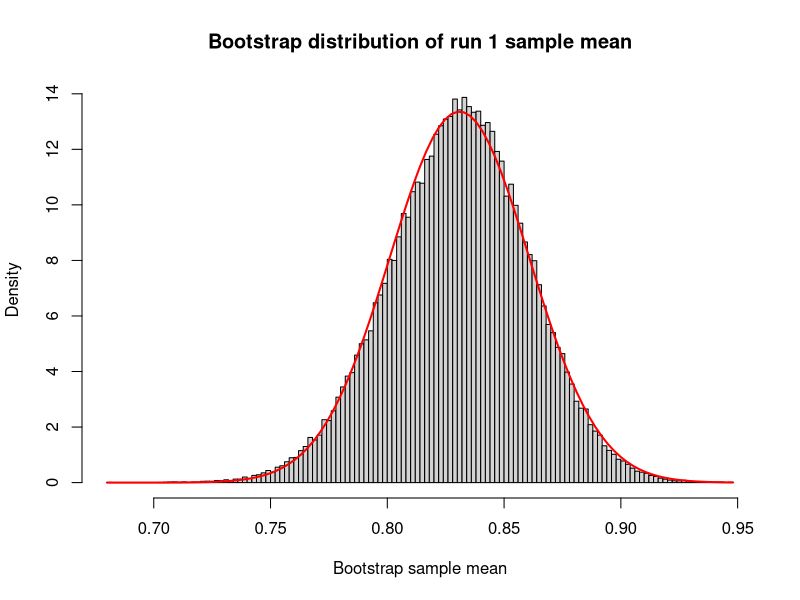
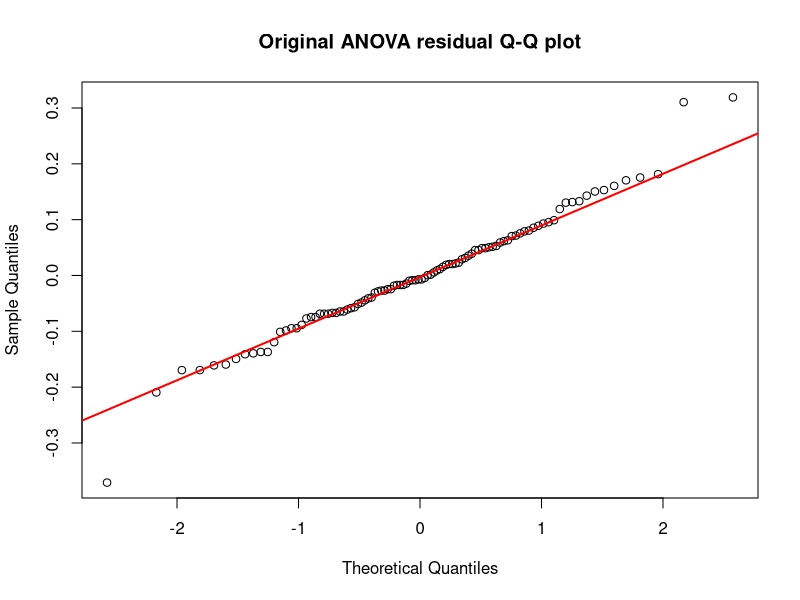
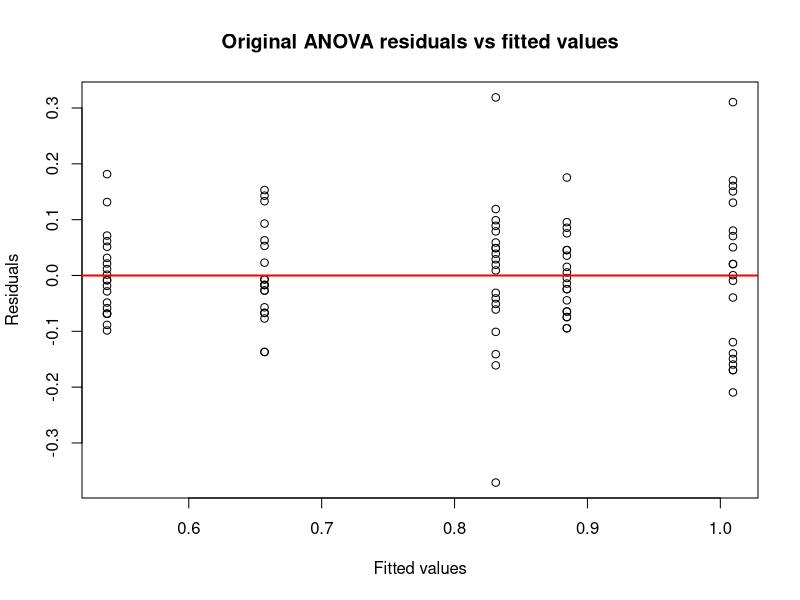
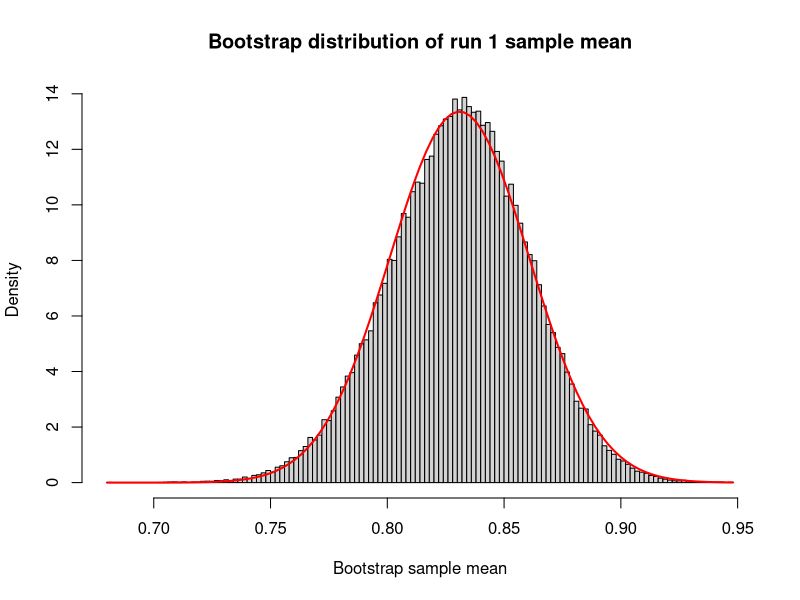
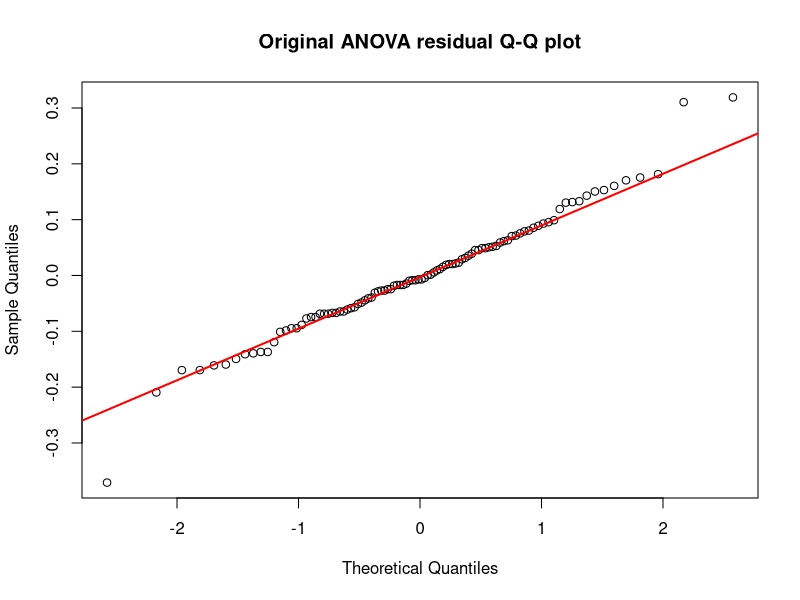
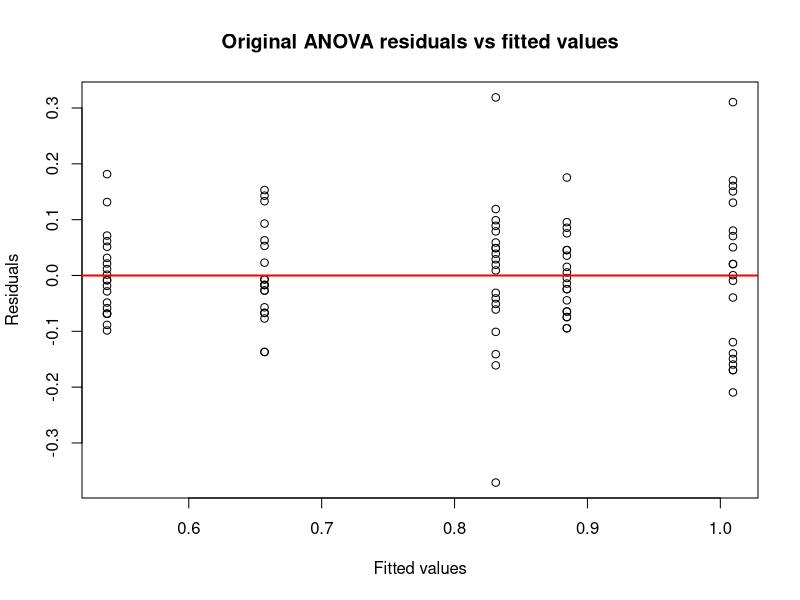

Source code (R) for these figures, in order: (Note: this script raises an error after producing the figures.)
library(MASS)
library(car)
library(emmeans)

alpha <- 0.05
show_plots <- TRUE
save_plots <- TRUE

if (!dir.exists("figures")) {
  dir.create("figures")
}

strength <- c(
  0.46, 0.67, 0.69, 0.73, 0.77, 0.78, 0.79, 0.80, 0.84, 0.85,
  0.86, 0.87, 0.88, 0.88, 0.89, 0.91, 0.92, 0.93, 0.95, 1.15,
  0.80, 0.84, 0.84, 0.85, 0.86, 0.87, 0.89, 0.97, 1.00, 1.01,
  1.03, 1.03, 1.06, 1.08, 1.09, 1.14, 1.16, 1.17, 1.18, 1.32,
  0.52, 0.52, 0.58, 0.59, 0.59, 0.60, 0.63, 0.63, 0.64, 0.64,
  0.64, 0.65, 0.65, 0.68, 0.71, 0.72, 0.75, 0.79, 0.80, 0.81,
  0.79, 0.79, 0.81, 0.81, 0.82, 0.82, 0.84, 0.86, 0.86, 0.87,
  0.88, 0.89, 0.90, 0.92, 0.93, 0.93, 0.96, 0.97, 0.98, 1.06,
  0.44, 0.45, 0.47, 0.47, 0.47, 0.48, 0.49, 0.51, 0.52, 0.53,
  0.53, 0.54, 0.55, 0.56, 0.57, 0.59, 0.60, 0.61, 0.67, 0.72
)

run <- factor(rep(1:5, each = 20))
insulation <- data.frame(run, strength)

cat("\nQuestion 2(a): one-sample t-test for run 1 mean > 0.78\n")
run1 <- insulation$strength[insulation$run == 1]
n_run1 <- length(run1)
mean_run1 <- mean(run1)
sd_run1 <- sd(run1)
t_run1 <- (mean_run1 - 0.78) / (sd_run1 / sqrt(n_run1))
df_run1 <- n_run1 - 1
p_run1 <- 1 - pt(t_run1, df_run1)
lower_ci_run1 <- mean_run1 - qt(0.95, df_run1) * sd_run1 / sqrt(n_run1)
cat("mean =", mean_run1, "\n")
cat("t =", t_run1, "\n")
cat("df =", df_run1, "\n")
cat("p-value =", p_run1, "\n")
cat("95 percent one-sided lower confidence bound =", lower_ci_run1, "\n")

cat("\nQuestion 2(b): bootstrap distribution of run 1 sample mean\n")
set.seed(37495)
boot_means <- replicate(
  100000,
  mean(sample(insulation$strength[insulation$run == 1], replace = TRUE))
)
print(summary(boot_means))
cat("Bootstrap SD:", sd(boot_means), "\n")

if (show_plots) {
  hist(boot_means, breaks = 100, probability = TRUE,
       main = "Bootstrap distribution of run 1 sample mean",
       xlab = "Bootstrap sample mean")
  curve(dnorm(x, mean = mean(boot_means), sd = sd(boot_means)),
        add = TRUE, col = "red", lwd = 2)
}

if (save_plots) {
  png("figures/q2b_bootstrap_histogram.png", width = 900, height = 650)
  hist(boot_means, breaks = 100, probability = TRUE,
       main = "Bootstrap distribution of run 1 sample mean",
       xlab = "Bootstrap sample mean")
  curve(dnorm(x, mean = mean(boot_means), sd = sd(boot_means)),
        add = TRUE, col = "red", lwd = 2)
  dev.off()
}

set.seed(37495)
cat("\nShapiro-Wilk test on a random sample of 50 bootstrap means\n")
print(shapiro.test(sample(boot_means, 50)))

cat("\nQuestion 2(c): one-way ANOVA\n")
fit <- aov(strength ~ run, data = insulation)
print(summary(fit))

cat("\nQuestion 2(d): residual checks for original ANOVA\n")
print(shapiro.test(residuals(fit)))
print(leveneTest(strength ~ run, data = insulation, center = median))

if (show_plots) {
  qqnorm(residuals(fit), main = "Original ANOVA residual Q-Q plot")
  qqline(residuals(fit), col = "red", lwd = 2)
}

if (save_plots) {
  png("figures/q2d_original_residual_qq.png", width = 900, height = 650)
  qqnorm(residuals(fit), main = "Original ANOVA residual Q-Q plot")
  qqline(residuals(fit), col = "red", lwd = 2)
  dev.off()
}

if (show_plots) {
  plot(fit$fitted.values, fit$residuals,
       xlab = "Fitted values", ylab = "Residuals",
       main = "Original ANOVA residuals vs fitted values")
  abline(h = 0, col = "red", lwd = 2)
}

if (save_plots) {
  png("figures/q2d_original_residuals_vs_fitted.png", width = 900, height = 650)
  plot(fit$fitted.values, fit$residuals,
       xlab = "Fitted values", ylab = "Residuals",
       main = "Original ANOVA residuals vs fitted values")
  abline(h = 0, col = "red", lwd = 2)
  dev.off()
}

cat("\nQuestion 2(e): Box-Cox transformation\n")
bc_grid <- boxcox(fit, lambda = seq(-3, 3, length = 600), plotit = FALSE)
lambda <- bc_grid$x[which.max(bc_grid$y)]
cat("Optimal lambda:", lambda, "\n")
insulation$strength_bc <- if (abs(lambda) < 1e-8) {
  log(insulation$strength)
} else {
  (insulation$strength^lambda - 1) / lambda
}

if (show_plots) {
  boxcox(fit, lambda = seq(-3, 3, length = 600))
  title("Box-Cox profile log-likelihood")
  abline(v = lambda, col = "red", lwd = 2)
}

if (save_plots) {
  png("figures/q2e_boxcox_profile.png", width = 900, height = 650)
  boxcox(fit, lambda = seq(-3, 3, length = 600))
  title("Box-Cox profile log-likelihood")
  abline(v = lambda, col = "red", lwd = 2)
  dev.off()
}

cat("\nQuestion 2(f): ANOVA and residual checks after Box-Cox transform\n")
fit_bc <- aov(strength_bc ~ run, data = insulation)
print(summary(fit_bc))
print(shapiro.test(residuals(fit_bc)))
print(leveneTest(strength_bc ~ run, data = insulation, center = median))

if (show_plots) {
  qqnorm(residuals(fit_bc), main = "Box-Cox ANOVA residual Q-Q plot")
  qqline(residuals(fit_bc), col = "red", lwd = 2)
}

if (save_plots) {
  png("figures/q2f_boxcox_residual_qq.png", width = 900, height = 650)
  qqnorm(residuals(fit_bc), main = "Box-Cox ANOVA residual Q-Q plot")
  qqline(residuals(fit_bc), col = "red", lwd = 2)
  dev.off()
}

if (show_plots) {
  plot(fit_bc$fitted.values, fit_bc$residuals,
       xlab = "Fitted values", ylab = "Residuals",
       main = "Box-Cox ANOVA residuals vs fitted values")
  abline(h = 0, col = "red", lwd = 2)
}

if (save_plots) {
  png("figures/q2f_boxcox_residuals_vs_fitted.png", width = 900, height = 650)
  plot(fit_bc$fitted.values, fit_bc$residuals,
       xlab = "Fitted values", ylab = "Residuals",
       main = "Box-Cox ANOVA residuals vs fitted values")
  abline(h = 0, col = "red", lwd = 2)
  dev.off()
}

cat("\nQuestion 2(g): Scheffe contrasts after Box-Cox transform\n")
run_means <- emmeans(fit_bc, "run")
contrast_list <- list(
  "run1_vs_avg_run2_5" = c(1, -0.25, -0.25, -0.25, -0.25),
  "run1_vs_run3" = c(1, 0, -1, 0, 0),
  "avg_run124_vs_avg_run35" = c(1 / 3, 1 / 3, -1 / 2, 1 / 3, -1 / 2)
)
scheffe_results <- contrast(run_means, method = contrast_list, adjust = "scheffe")
print(summary(scheffe_results, infer = c(TRUE, TRUE), level = 0.95))

cat("\nQuestion 2(h): Durbin-Watson test noted in assignment\n")
print(durbinWatsonTest(fit_bc))

cat("\nQuestion 2(i): Cook's distance filtering\n")
insulation$cooksD <- cooks.distance(fit_bc)
filtered <- insulation[insulation$cooksD <= 0.05, c("strength_bc", "run")]
cat("Removed observations:", sum(insulation$cooksD > 0.05), "\n")
cat("Remaining observations:", nrow(filtered), "\n")
print(filtered[1:40, ], row.names = FALSE)
cat("\nRemoved observations were:\n")
print(insulation[insulation$cooksD > 0.05, c("run", "strength", "strength_bc", "cooksD")])
